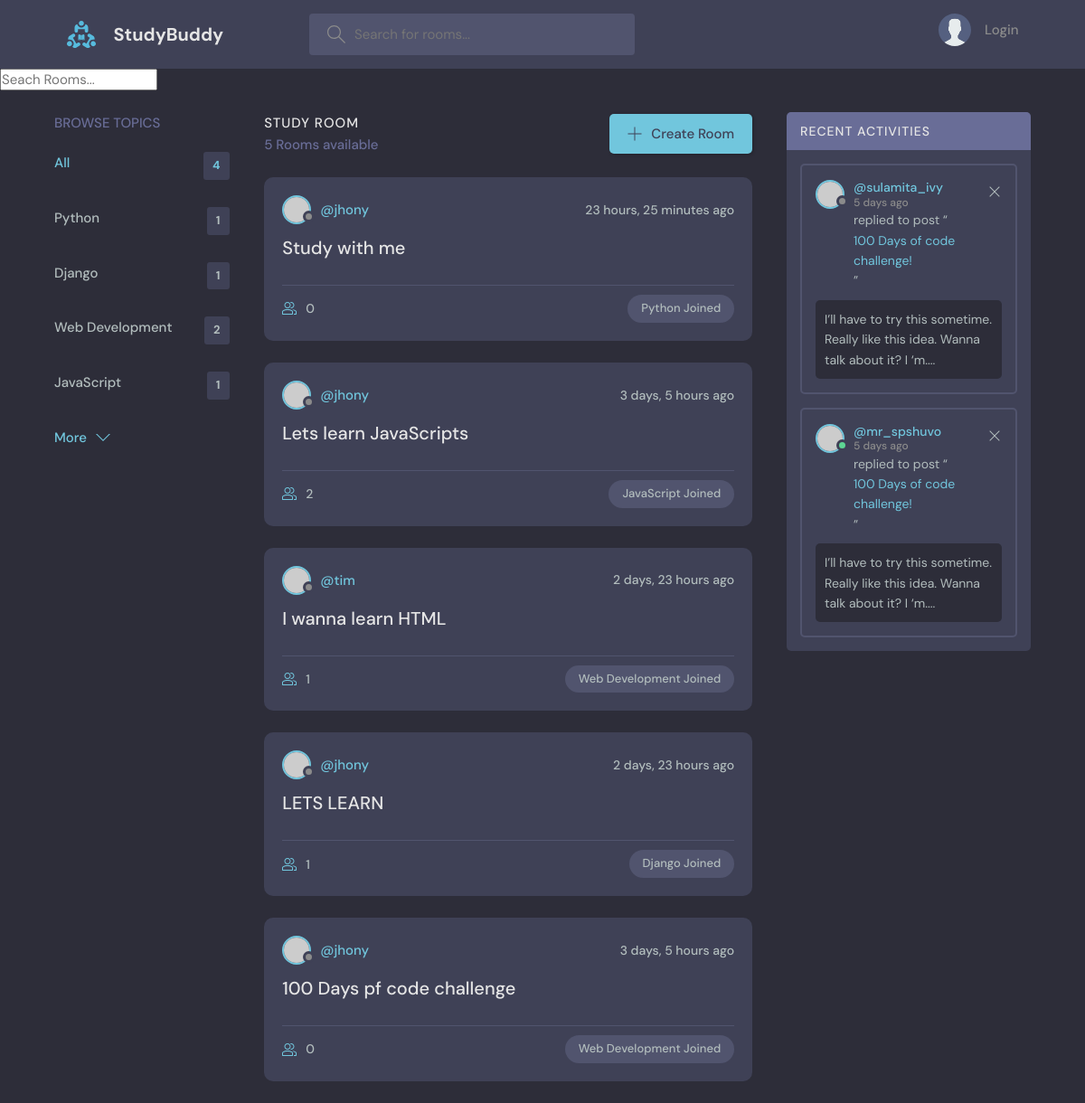
The page / on the database its author committed.
### base/models.py (models this page shows, shortened)
class Topic(models.Model):
    name = models.CharField(max_length=200)

class Room(models.Model):
    host = models.ForeignKey(User, on_delete=models.SET_NULL, null=True)
    topic = models.ForeignKey(Topic, on_delete=models.SET_NULL, null=True)
    name = models.CharField(max_length=200)
    description = models.TextField(null=True, blank=True)
    participants = models.ManyToManyField(User, related_name='participants', blank=True)
    updated = models.DateTimeField(auto_now=True)
    created = models.DateTimeField(auto_now_add=True)
    class Meta:
        ordering = ['-updated', '-created']

### base/views.py (the view)
# urls.py: path('', views.home, name='home'),
def home (request):
    q = request.GET.get('q') if request.GET.get('q') != None else ''
    rooms = Room.objects.filter(
        Q(topic__name__icontains=q) |
        Q(name__icontains=q) |
        Q(description__icontains=q)
        )
    topics = Topic.objects.all()
    room_count = rooms.count()
    room_messages = Message.objects.filter(Q(room__topic__name__icontains=q))
    context = {'rooms': rooms, 'topics': topics, 'room_count': room_count, 'room_messages': room_messages}
    return render(request, 'base/home.html', context)

### base/templates/base/home.html (shortened to what this page needs)
{% extends 'main.html' %}
{% block content %}
<body>
  <main class="layout layout--3">
    <div class="container">
      {% include 'base/topics_component.html' %}
      <div class="roomList">
        <div class="roomList__header">
          <div>
            <h2>Study Room</h2>
            <p>{{room_count}} Rooms available</p>
          </div>
          <a class="btn btn--main" href="create-room.html">
            <svg version="1.1" xmlns="http://www.w3.org/2000/svg" width="32" height="32" viewBox="0 0 32 32">
              <title>add</title>
              <path
                d="M16.943 0.943h-1.885v14.115h-14.115v1.885h14.115v14.115h1.885v-14.115h14.115v-1.885h-14.115v-14.115z">
              </path>
            </svg>
            Create Room
          </a>
        </div>
        {% include 'base/feed_component.html' %}
      </div>
      <div class="activities">
        <div class="activities__header">
          <h2>Recent Activities</h2>
        </div>
        <div class="activities__box">
          <div class="activities__boxHeader roomListRoom__header">
            <a href="profile.html" class="roomListRoom__author">
              <div class="avatar avatar--small">
                <img src="https://randomuser.me/api/portraits/women/11.jpg" />
              </div>
              <p>
                @sulamita_ivy
                <span>5 days ago</span>
              </p>
            </a>
            <div class="roomListRoom__actions">
              <a href="#">
                <svg version="1.1" xmlns="http://www.w3.org/2000/svg" width="32" height="32" viewBox="0 0 32 32">
                  <title>remove</title>
                  <path
                    d="M27.314 6.019l-1.333-1.333-9.98 9.981-9.981-9.981-1.333 1.333 9.981 9.981-9.981 9.98 1.333 1.333 9.981-9.98 9.98 9.98 1.333-1.333-9.98-9.98 9.98-9.981z">
                  </path>
                </svg>
              </a>
            </div>
          </div>
          <div class="activities__boxContent">
            <p>replied to post “<a href="room.html">100 Days of code challenge!</a>”</p>
            <div class="activities__boxRoomContent">
              I’ll have to try this sometime. Really like this idea. Wanna talk about it? I ‘m....
            </div>
          </div>
        </div>
        <div class="activities__box">
          <div class="activities__boxHeader roomListRoom__header">
            <a href="profile.html" class="roomListRoom__author">
              <div class="avatar avatar--small active">
                <img src="https://randomuser.me/api/portraits/men/13.jpg" />
              </div>
              <p>
                @mr_spshuvo
                <span>5 days ago</span>
              </p>
            </a>
            <div class="roomListRoom__actions">
              <a href="#">
                <svg version="1.1" xmlns="http://www.w3.org/2000/svg" width="32" height="32" viewBox="0 0 32 32">
                  <title>remove</title>
                  <path
                    d="M27.314 6.019l-1.333-1.333-9.98 9.981-9.981-9.981-1.333 1.333 9.981 9.981-9.981 9.98 1.333 1.333 9.981-9.98 9.98 9.98 1.333-1.333-9.98-9.98 9.98-9.981z">
                  </path>
                </svg>
              </a>
            </div>
          </div>
          <div class="activities__boxContent">
            <p>replied to post “<a href="room.html">100 Days of code challenge!</a>”</p>
            <div class="activities__boxRoomContent">
              I’ll have to try this sometime. Really like this idea. Wanna talk about it? I ‘m....
            </div>
          </div>
        </div>
      </div>
    </div>
  </main>
  {% endblock %}

### base/templates/base/topics_component.html
<div class="topics">
    <div class="topics__header">
      <h2>Browse Topics</h2>
    </div>
    <ul class="topics__list">
      <li>
        <a href="{% url 'home' %}" class="active">All <span>{{topics.count}}</span></a>
      </li>
      {% for topic in topics %}
      <li>
        <a href="{% url 'home' %}?q={{topic.name}}">{{topic.name}}<span>{{topic.room_set.all.count}}</span></a>
      </li>
      {% endfor %}
    </ul>
    <a class="btn btn--link" href="/">
        More
        <svg version="1.1" xmlns="http://www.w3.org/2000/svg" width="32" height="32" viewBox="0 0 32 32">
            <title>chevron-down</title>
            <path d="M16 21l-13-13h-3l16 16 16-16h-3l-13 13z"></path>
        </svg>
    </a>
  </div>

### base/templates/base/feed_component.html (shortened to what this page needs)
{% for room in rooms %}
<div class="roomListRoom">
    <div class="roomListRoom__header">
      <a href="{% url 'user-profile' room.host.id %}" class="roomListRoom__author">
        <div class="avatar avatar--small">
          <img src="https://randomuser.me/api/portraits/women/11.jpg" />
        </div>
        <span>@{{room.host.username}}</span>
      </a>
      <div class="roomListRoom__actions">
        <span>{{room.created|timesince}} ago</span>
      </div>
    </div>
    <div class="roomListRoom__content">
      <a href="{% url 'room' room.id %}">{{room.name}}</a>
    </div>
    <div class="roomListRoom__meta">
      <a href="{% url 'room' room.id %}" class="roomListRoom__joined">
        {{room.participants.all.count}}
      </a>
      <p class="roomListRoom__topic">{{room.topic.name}} Joined</p>
    </div>
  </div>
{% endfor %}

### rows shown on the page
Topic: name "Python", room_set.all.count "1"
Topic: name "Django", room_set.all.count "1"
Topic: name "Web Development", room_set.all.count "2"
Topic: name "JavaScript", room_set.all.count "1"
Room: host.username "jhony", created "23 hours, 25 minutes", name "Study with me", participants.all.count "0", topic.name "Python"
Room: host.username "jhony", created "3 days, 5 hours", name "Lets learn JavaScripts", participants.all.count "2", topic.name "JavaScript"
Room: host.username "tim", created "2 days, 23 hours", name "I wanna learn HTML", participants.all.count "1", topic.name "Web Development"
Room: host.username "jhony", created "2 days, 23 hours", name "LETS LEARN", participants.all.count "1", topic.name "Django"
Room: host.username "jhony", created "3 days, 5 hours", name "100 Days pf code challenge", participants.all.count "0", topic.name "Web Development"

### other values the page prints
{{ topics.count }} "4"
{{ room_count }} "5"
